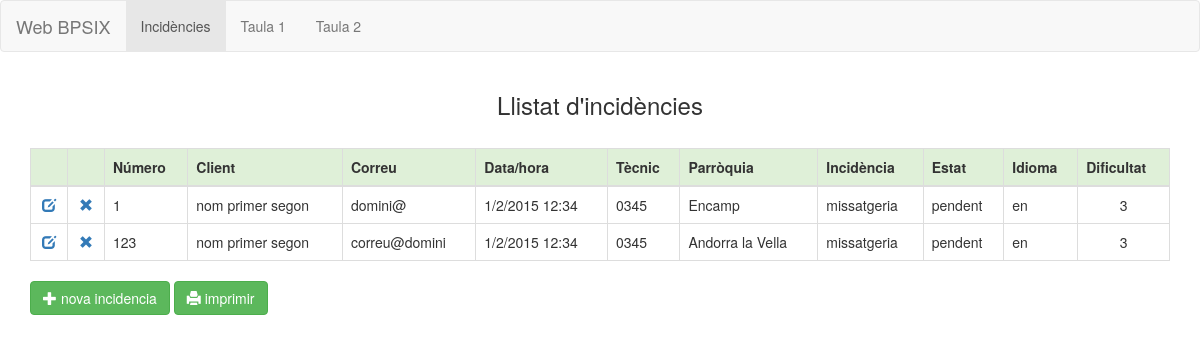
The page /llistat_incidencies.php on the database its author committed.
### tables this page shows
CREATE TABLE `incidencies` (
  `id_incidencia` int(10) NOT NULL,
  `nom` varchar(25) NOT NULL,
  `cognom1` varchar(25) NOT NULL,
  `cognom2` varchar(25) NOT NULL,
  `correu1` varchar(50) NOT NULL,
  `correu2` varchar(50) NOT NULL,
  `hora` varchar(5) NOT NULL,
  `dia` int(2) NOT NULL,
  `mes` int(2) NOT NULL,
  `any` int(4) NOT NULL,
  `tecnic` varchar(4) NOT NULL,
  `parroquia` varchar(5) NOT NULL,
  `tipus` varchar(20) NOT NULL,
  `estat` varchar(20) NOT NULL,
  `observacions` varchar(15) NOT NULL,
  `idioma` varchar(5) NOT NULL,
  `dificultat` int(11) NOT NULL,
  `descripcio` text NOT NULL
);

CREATE TABLE `parroquies` (
  `id_parroquia` varchar(5) NOT NULL,
  `nom_parroquia` varchar(25) NOT NULL
);

### llistat_incidencies.php (the view, shortened to what this page needs)
<?php
    include "includes/bootstrap.php";
    include "includes/connexio.php";
?>
<!DOCTYPE html>
<html lang="en">
    <?php bsHead("Llistat"); ?>
    <body>
    <nav class="navbar navbar-default">
      <div class="container-fluid">
        <div class="navbar-header">
          <a class="navbar-brand" href="index.php">Web BPSIX</a>
        </div>
        <div class="collapse navbar-collapse" id="bs-example-navbar-collapse-1">
          <ul class="nav navbar-nav">
            <li class="active"><a href="llistat_incidencies.php">Incidències <span class="sr-only">(current)</span></a></li>
            <li><a href="llistat_taula1.php">Taula 1</a></li>
            <li><a href="llistat_taula2.php">Taula 2</a></li>
          </ul>
        </div>
      </div>
    </nav>
	<div class="container">
		<h3><center>Llistat d'incidències</center></h3>
        <br>
<?php
        $sql = "SELECT * FROM incidencies i INNER JOIN parroquies p ON i.parroquia=p.id_parroquia ORDER BY id_incidencia;";
        $result = $conn->query($sql);
        if ($result->num_rows > 0) { ?>
    <table class="table table-hover table-bordered">
        <thead>
          <tr class="success">
            <th>&nbsp;</th>
            <th>&nbsp;</th>
            <th>Número</th>
            <th>Client</th>
            <th>Correu</th>
            <th>Data/hora</th>
            <th>Tècnic</th>
            <th>Parròquia</th>
            <th>Incidència</th>
            <th>Estat</th>
            <th>Idioma</th>
            <th>Dificultat</th>
          </tr>
        </thead>
        <tbody>
        <?php
            while($row = $result->fetch_assoc()) { ?>
                <tr>
                    <td><center><a href="form_incidencia.php?operacio=edit&id_incidencia=<?=$row["id_incidencia"]?>" data-toggle="modal"><span class="glyphicon glyphicon-edit "></span></a></center></td>
                    <td><center><a data-href="esborrar_incidencia.php?id_incidencia=<?=$row["id_incidencia"]?>" data-toggle="modal" data-target="#confirm-delete"><span class="glyphicon glyphicon-remove "></span></a></center></td>
                    <td><?=$row["id_incidencia"]?></td>
                    <td><?=$row["nom"]?> <?=$row["cognom1"]?> <?=$row["cognom2"]?></td>
                    <td><?=$row["correu1"]?>@<?=$row["correu2"]?></td>
                    <td><?=$row["dia"]?>/<?=$row["mes"]?>/<?=$row["any"]?> <?=$row["hora"]?></td>
                    <td><?=$row["tecnic"]?></td>
                    <td><?=$row["nom_parroquia"]?></td>
                    <td><?=$row["tipus"]?></td>
                    <td><?=$row["estat"]?></td>
                    <td><?=$row["idioma"]?></td>
                    <td><center><?=$row["dificultat"]?></center></td>
                </tr>
    <?php   } ?>
        </tbody>
    </table>
<?php
    } else {
        echo "No hi ha incidències";
    }
?>
<a type="button" href="form_incidencia.php?operacio=new" class="btn btn-success"><span class="glyphicon glyphicon-plus"></span> nova incidencia</a>
<button type="button" onClick="window.print();" class="btn btn-success"><span class="glyphicon glyphicon-print"></span> imprimir</button>
      </div>
    </body>
</html>

### includes/bootstrap.php (shortened to what this page needs)
<?php
function bsHead($apartat) { ?>
  <head>
    <link href="css/bootstrap.min.css" rel="stylesheet">
  </head>
<?php } ?>

### rows shown on the page
incidencies: id_incidencia "1", nom "nom", cognom1 "primer", cognom2 "segon", correu1 "domini", dia "1", mes "2", any "2015", hora "12:34", tecnic "0345", parroquia.nom_parroquia "Encamp", tipus "missatgeria", estat "pendent", idioma "en", dificultat "3"
incidencies: id_incidencia "123", nom "nom", cognom1 "primer", cognom2 "segon", correu1 "correu", correu2 "domini", dia "1", mes "2", any "2015", hora "12:34", tecnic "0345", parroquia.nom_parroquia "Andorra la Vella", tipus "missatgeria", estat "pendent", idioma "en", dificultat "3"
